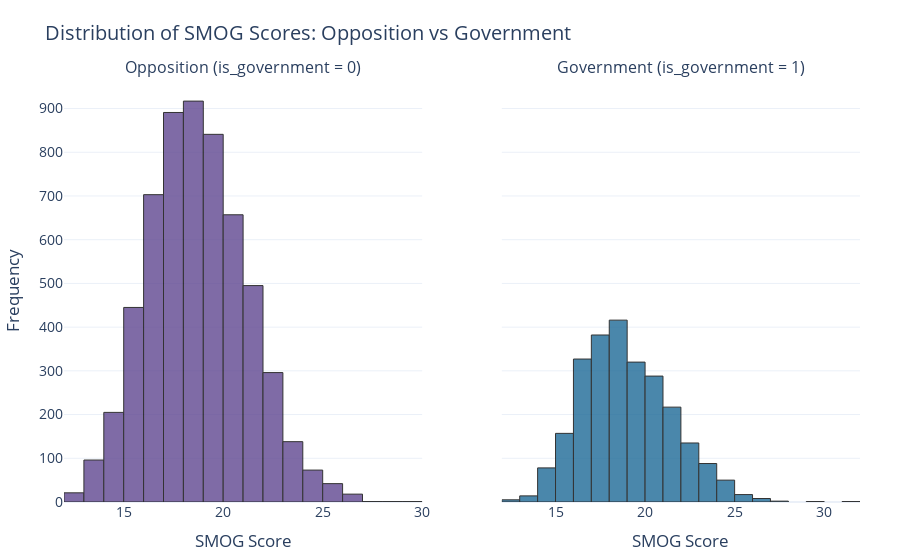

The notebook cell this image was saved under:
### Code cell
# Filter valid scores
valid_smog = rq2_rdf[rq2_rdf['smog_score'].notna()]
gov_scores = valid_smog[valid_smog['is_government'] == 1]['smog_score']
opp_scores = valid_smog[valid_smog['is_government'] == 0]['smog_score']

# Create side-by-side subplot layout
fig = make_subplots(
    rows=1, cols=2,
    shared_yaxes=True,
    subplot_titles=("Opposition (is_government = 0)", "Government (is_government = 1)")
)

# Add Opposition histogram
fig.add_trace(go.Histogram(
    x=opp_scores,
    nbinsx=30,
    name='Opposition',
    marker=dict(color=colors[0], line=dict(width=1, color='black')),
    opacity=0.8,
    showlegend=False
), row=1, col=1)

# Add Government histogram
fig.add_trace(go.Histogram(
    x=gov_scores,
    nbinsx=30,
    name='Government',
    marker=dict(color=colors[1], line=dict(width=1, color='black')),
    opacity=0.8,
    showlegend=False
), row=1, col=2)

# Update layout
fig.update_layout(
    title="Distribution of SMOG Scores: Opposition vs Government",
    template="plotly_white",
    font=dict(size=14),
    margin=dict(l=40, r=40, t=80, b=40),
    xaxis_title="SMOG Score",
    xaxis2_title="SMOG Score",
    yaxis_title="Frequency"
)

fig.show()

### Figure 1 — Plotly figure (JSON) as saved in the notebook; plotly's stock layout.template omitted (floating-point values rounded to 4 significant figures; data arrays with more than 128 entries replaced by an {"elided": "..."} marker saying what was removed)
{"data": [{"marker": {"color": "rgb(95, 70, 144)", "line": {"color": "black", "width": 1}}, "name": "Opposition", "nbinsx": 30, "opacity": 0.8, "showlegend": false, "type": "histogram", "x": {"elided": "5841 float values"}, "xaxis": "x", "yaxis": "y"}, {"marker": {"color": "rgb(29, 105, 150)", "line": {"color": "black", "width": 1}}, "name": "Government", "nbinsx": 30, "opacity": 0.8, "showlegend": false, "type": "histogram", "x": {"elided": "2506 float values"}, "xaxis": "x2", "yaxis": "y2"}], "layout": {"annotations": [{"font": {"size": 16}, "showarrow": false, "text": "Opposition (is_government = 0)", "x": 0.225, "xanchor": "center", "xref": "paper", "y": 1, "yanchor": "bottom", "yref": "paper"}, {"font": {"size": 16}, "showarrow": false, "text": "Government (is_government = 1)", "x": 0.775, "xanchor": "center", "xref": "paper", "y": 1, "yanchor": "bottom", "yref": "paper"}], "autosize": true, "font": {"size": 14}, "margin": {"b": 40, "l": 40, "r": 40, "t": 80}, "title": {"text": "Distribution of SMOG Scores: Opposition vs Government"}, "xaxis": {"anchor": "y", "autorange": true, "domain": [0, 0.45], "range": [12, 30], "title": {"text": "SMOG Score"}, "type": "linear"}, "xaxis2": {"anchor": "y2", "autorange": true, "domain": [0.55, 1], "range": [12, 32], "title": {"text": "SMOG Score"}, "type": "linear"}, "yaxis": {"anchor": "x", "autorange": true, "domain": [0, 1], "range": [0, 965.3], "title": {"text": "Frequency"}}, "yaxis2": {"anchor": "x2", "autorange": true, "domain": [0, 1], "matches": "y", "range": [0, 965.3], "showticklabels": false}}}
